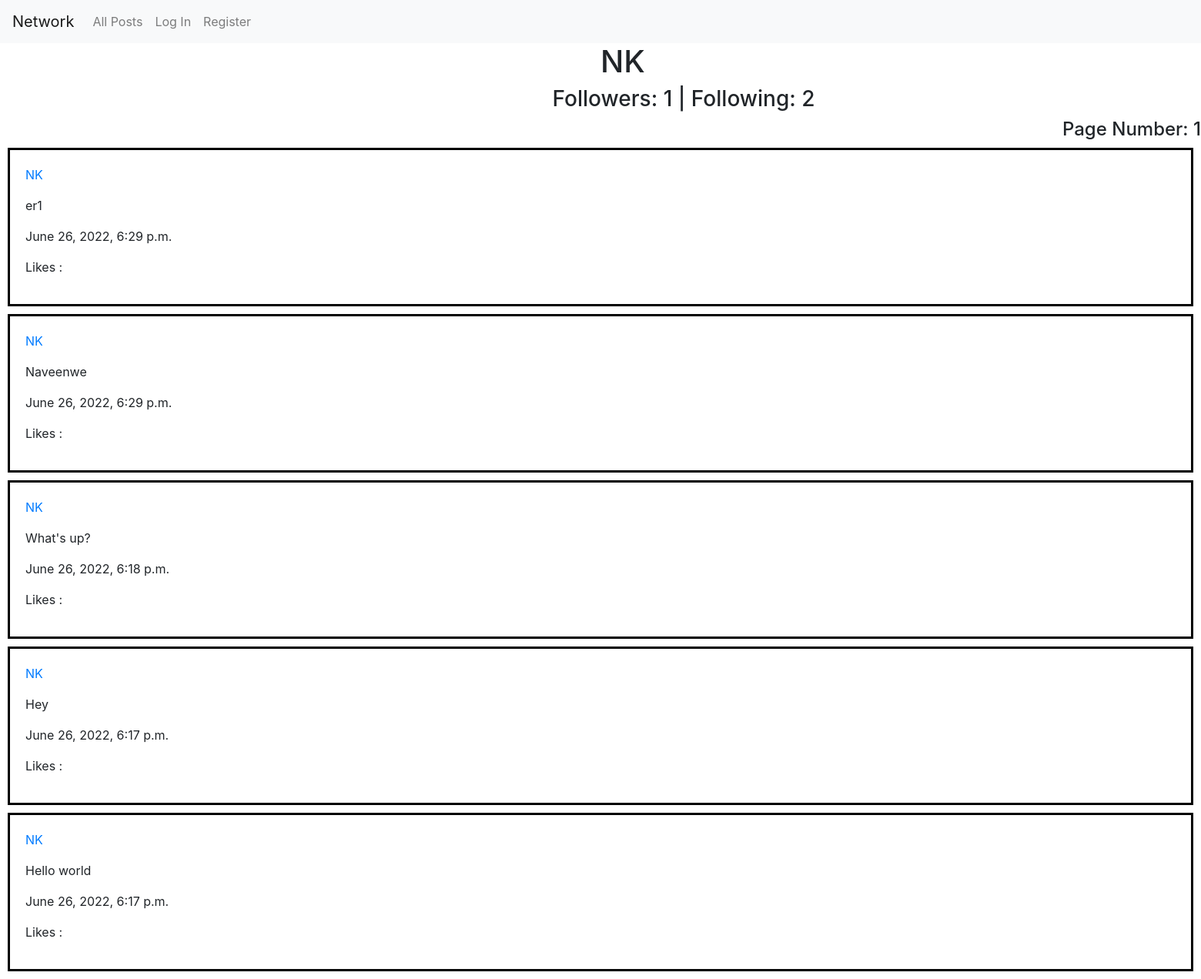
The page /profile/NK on the database its author committed.
### network/models.py (models this page shows, shortened)
class User(AbstractUser):
    followers = models.ManyToManyField("self", symmetrical=False, blank=True, related_name="following")

class Post(models.Model):
    creator =  models.ForeignKey('User', on_delete=PROTECT, default=None, related_name='post_creator' )
    Description = models.CharField(max_length=1064)
    timestamp = models.DateTimeField(default = timezone.now)
    liked_by = models.ManyToManyField('User', default=None, blank=True, related_name='post_likes')

### network/views.py (the view)
# urls.py: path("profile/<str:creator>", views.P, name="profile"),
def P(request, creator):
    user = request.user
    profile = User.objects.get(username = creator)
    posts = Post.objects.filter(creator = profile).order_by('-timestamp')
    profile_followers = profile.followers.all()
    profile_following = profile.following.all()
    followers_count = len(profile_followers)
    following_count = len(profile_following)
    if user in profile_followers:
        already_followed = True
    else:
        already_followed = False
    if request.method == "POST":
        if request.POST.get("button") == "Unfollow":
            profile.followers.remove(user)
        elif request.POST.get("button") == "Follow":
            profile.followers.add(user)
    paginator = Paginator(posts, 10)
    page_number = request.GET.get('page')
    page_obj = paginator.get_page(page_number)
    return render(request, "network/profile.html",{
         "posts": posts,
         "profile": profile,
         "followers": followers_count,
         "following": following_count,
         "already_followed": already_followed,
         'page_obj': page_obj,
     })

### network/templates/network/profile.html (shortened to what this page needs)
{% extends "network/layout.html" %}
{% load static %}
{% block body %}
<h1 style="text-align: centre;"> {{profile.username}}</h1>
<h3 style="text-align: centre;">Followers: {{followers}} | Following: {{following}} </h3>
  <div class="Pages">
    <h4 style="text-align: right;">Page Number: {{page_obj.number}}</h4>
</div>
{% for post in page_obj %}
<div class="posts">
      <p> <a href="{% url 'profile' post.creator.username  %}">{{post.creator}}</p></a>
      <p id="pre"> {{post.Description}}</p>
      <p>{{post.timestamp}}</p>
      <p id="like-count -{{post.id}}">Likes :</p>
</div>
{% endfor%}
{% endblock %}

### network/static/network/styles.css (style rules this page uses)
h1 { position: relative; animation-name: move; animation-duration: 2s; animation-fill-mode: forwards; }
h3 { position: relative; animation-name: follow; animation-duration: 2s; animation-fill-mode: forwards; }
.posts { border: solid; border-color: black; padding: 20px; margin: 10px; }

### rows shown on the page
User: username "NK"
Post: creator "NK", Description "er1", timestamp "June 26, 2022, 6:29 p.m."
Post: creator "NK", Description "Naveenwe", timestamp "June 26, 2022, 6:29 p.m."
Post: creator "NK", Description "What's up?", timestamp "June 26, 2022, 6:18 p.m."
Post: creator "NK", Description "Hey", timestamp "June 26, 2022, 6:17 p.m."
Post: creator "NK", Description "Hello world", timestamp "June 26, 2022, 6:17 p.m."

### other values the page prints
{{ followers }} "1"
{{ following }} "2"
{{ page_obj.number }} "1"
